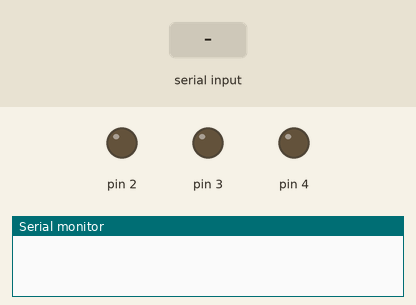
The sketch below on a simulated Arduino Uno, built with avr-gcc and run on an emulated ATmega328P. Parts: output pins drawn as LEDs (lit = HIGH), the last lines printed to the serial monitor. The test bench sets the inputs (shaded band).

Above: at 1.2 s.
1.3 s: "1" received over Serial
At 2.0 s:
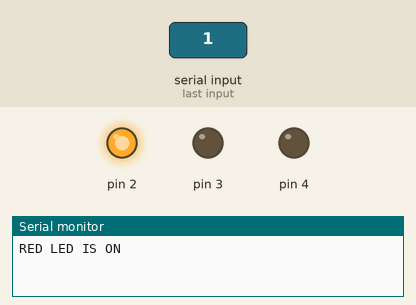
2.8 s: "3" received over Serial
At 3.1 s:
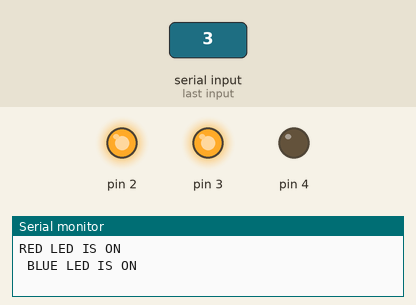
4.3 s: "2" received over Serial
At 5.4 s:
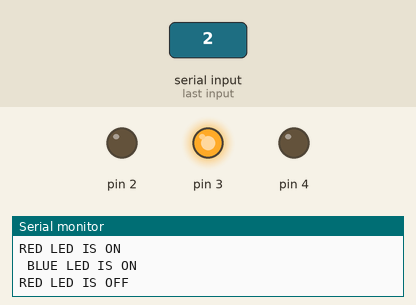
5.8 s: "5" received over Serial
At 6.6 s:
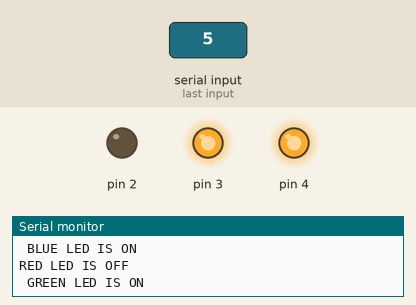
7.3 s: "4" received over Serial
At 7.7 s:
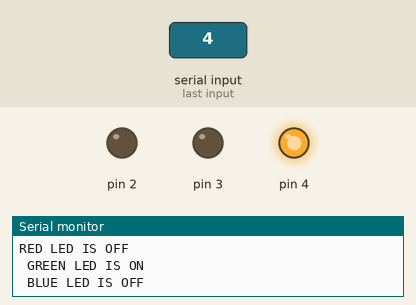
8.8 s: "7" received over Serial
At 10.1 s:
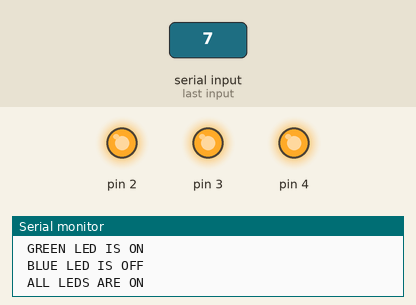
Timing chart, 0 to 11.3 s (numbered marks = the images above; inputs shaded):
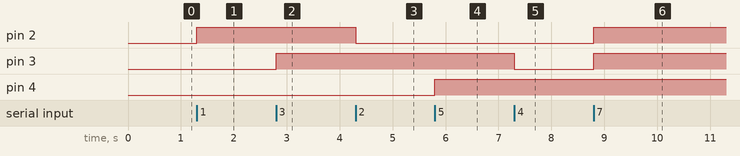

Measured:
- after the input at 1.3 s, pin 2: LOW → HIGH at once
- after the input at 2.8 s, pin 3: LOW → HIGH at once
- after the input at 4.3 s, pin 2: HIGH → LOW at once
- after the input at 5.8 s, pin 4: LOW → HIGH at once
- after the input at 7.3 s, pin 3: HIGH → LOW at once
- after the input at 8.8 s, pin 2, pin 3: LOW → HIGH at once

The sketch:

home_automation_with_bluetooth1.ino
```cpp
// C++ code
//
int val= 0;
void setup()
{
  pinMode(2, OUTPUT);
  pinMode(3, OUTPUT);
  pinMode(4, OUTPUT);
  Serial.begin(9600);
  int val= 0;
}


void loop()
{
 val = Serial.read();

  if (val == '1')
  { digitalWrite(2, HIGH);
   Serial.println("RED LED IS ON");
  }
  if (val == '2')
  { digitalWrite(2, LOW);
   Serial.println("RED LED IS OFF");
  }
  if (val =='3'){
    digitalWrite(3, HIGH);
    Serial.println(" BLUE LED IS ON");

  }
  if (val =='4'){
    digitalWrite(3, LOW);
    Serial.println(" BLUE LED IS OFF");
  }
   if (val =='5'){
    digitalWrite(4, HIGH);
    Serial.println(" GREEN LED IS ON");

  }
  if (val =='6'){
    digitalWrite(4, LOW);
    Serial.println(" GREEN LED IS OFF");
  }
  if (val =='7'){
    digitalWrite(4, HIGH);
    digitalWrite(2, HIGH);
    digitalWrite(3, HIGH);
    Serial.println(" ALL LEDS ARE ON");
  }
  if (val =='8'){
    digitalWrite(4, LOW);
    digitalWrite(2, LOW);
    digitalWrite(3, LOW);
    Serial.println(" ALL LEDS ARE OFF");
  }
}
  
```
